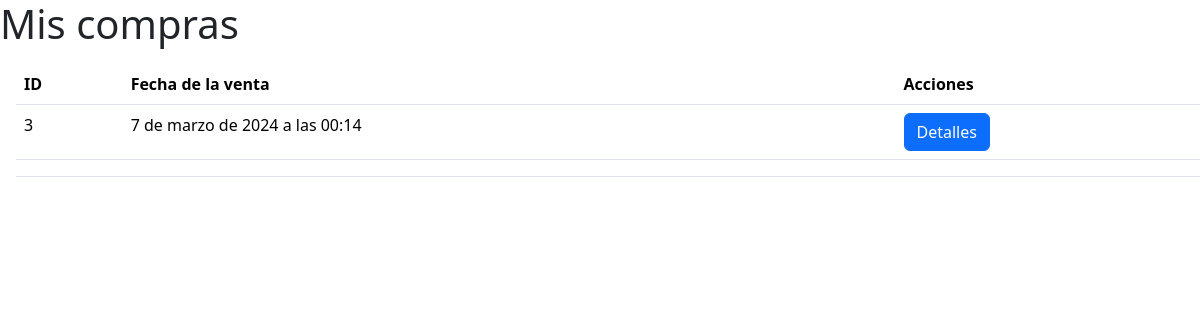
The app's page /mis_compras/, older data.
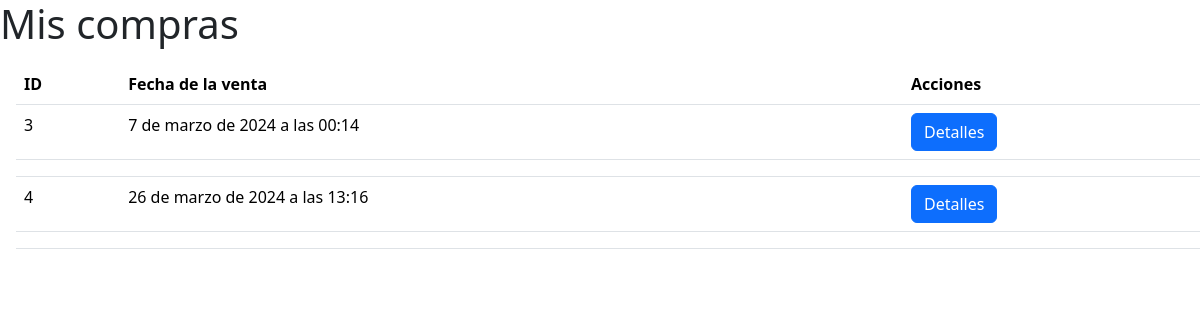
The same page, newer data.
### tienda/models.py (models this page shows, shortened)
class Venta(models.Model):
    fecha_venta = models.DateTimeField(auto_now=True)
    usuario = models.ForeignKey(Usuario, on_delete=models.DO_NOTHING)
    ESTADOS = (
        (1, 'Pendiente'),
        (2, 'Enviado'),
        (3, 'Rechazado'),
    )
    estado = models.IntegerField(choices=ESTADOS, default=1)

### tienda/views.py (the view)
# urls.py: path("mis_compras/", views.mis_compras, name="mis_compras"),
def mis_compras(request):
    ventas = Venta.objects.all()
    detalle_ventas = DetalleVenta.objects.all()
    subtotal_por_venta = []
    for venta in ventas:
        detalles = detalle_ventas.filter(venta=venta)
        subtotal = sum(detalle.cantidad * detalle.precio_historico for detalle in detalles)
        subtotal_por_venta.append(subtotal)
    contexto = {'data': zip(ventas, subtotal_por_venta)}
    return render(request, "tienda/usuarios/mis_compras.html", contexto)

### tienda/templates/tienda/usuarios/mis_compras.html (shortened to what this page needs)
{% extends 'tienda/base.html' %}
{% load static %}
{% block contenedor %}
<h1>Mis compras</h1>
{% if data %}
    <table class="table table-hover m-3">
        <tr>
            <th>ID</th>
            <th>Fecha de la venta</th>
            <th>Acciones</th>
        </tr>
        {% for venta in data %}
        <tr>
            <td>{{ venta.0.id }}</td>
            <td>{{ venta.0.fecha_venta }}</td>
            <td>
                <button role="button" aria-expanded="false" aria-controls="detalles_{{ venta.0.id }}" type="button" class="btn btn-primary" data-bs-toggle="collapse" data-bs-target="#detalles_{{ venta.0.id }}">Detalles</button>
            </td>
        </tr>
        <tr>
            <td colspan="3">
            </td>
        </tr>
    {% endfor %}
    </table>
    </body>
    </html>
{% endif %}
{% endblock %}

Row changes from the older to the newer data that the page shows:
added Venta: id "4", fecha_venta "26 de marzo de 2024 a las 13:16"
